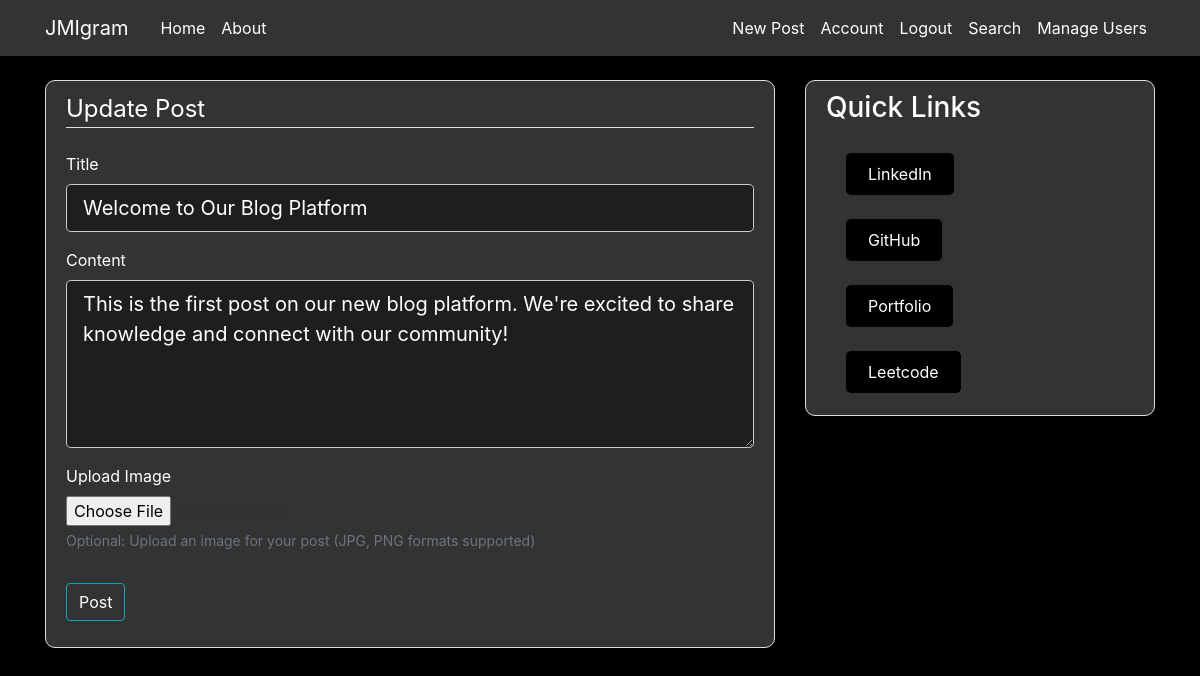
Screenshot of /post/1/update (signed in) with the database file from the repository.
### flaskblog/models.py (models this page shows, shortened)
class Post(db.Model):
    id = db.Column(db.Integer, primary_key=True)
    is_under_review = db.Column(db.Boolean, default=False)
    title = db.Column(db.String(100), nullable=False)
    content = db.Column(db.Text, nullable=True)  # Text post
    image_file = db.Column(db.String(120), nullable=True)  # Optional image
    date_posted = db.Column(db.DateTime, nullable=False, default=datetime.utcnow)
    user_id = db.Column(db.Integer, db.ForeignKey('user.id'), nullable=False)

### flaskblog/routes.py (the view)
@app.route("/post/<int:post_id>/update", methods=['GET', 'POST'])
@login_required
def update_post(post_id):
    post = Post.query.get_or_404(post_id)
    if post.author != current_user:
        abort(403)
    form = PostForm()
    if form.validate_on_submit():
        post.title = form.title.data
        post.content = form.content.data
        db.session.commit()
        return redirect(url_for('post', post_id=post.id))
    elif request.method == 'GET':
        form.title.data = post.title
        form.content.data = post.content
    return render_template('create_post.html', title='Update Post',
                           form=form, legend='Update Post')

### flaskblog/forms.py
class PostForm(FlaskForm):
    title = StringField('Title', validators=[DataRequired(), Length(min=1, max=100)])
    content = TextAreaField('Content')  # Made optional since you can have image-only posts
    image = FileField('Upload Image', validators=[FileAllowed(['jpg', 'jpeg', 'png'])])
    submit = SubmitField('Post')

### flaskblog/models.py (called while the page is built)
@login_manager.user_loader
def load_user(user_id):
    return User.query.get(int(user_id))

### flaskblog/templates/create_post.html (shortened to what this page needs)
{% extends "layout.html" %}
{% block content %}
<div class="content-section">
  <form method="POST" action="" enctype="multipart/form-data">
    <fieldset class="form-group">
      <legend class="border-bottom mb-4" style="color: white;">{{ legend }}</legend>
      <div class="form-group">
        {{ form.title.label(class="form-control-label") }}
        {% if form.title.errors %}
          {{ form.title(class="form-control form-control-lg is-invalid") }}
          <div class="invalid-feedback">
            {% for error in form.title.errors %}
            <span>{{ error }}</span>
            {% endfor %}
          </div>
        {% else %}
          {{ form.title(class="form-control form-control-lg") }}
        {% endif %}
      </div>
      <div class="form-group">
        {{ form.content.label(class="form-control-label") }}
        {% if form.content.errors %}
          {{ form.content(class="form-control form-control-lg is-invalid", rows="5") }}
          <div class="invalid-feedback">
            {% for error in form.content.errors %}
            <span>{{ error }}</span>
            {% endfor %}
          </div>
        {% else %}
          {{ form.content(class="form-control form-control-lg", rows="5") }}
        {% endif %}
      </div>
      <div class="form-group">
        {{ form.image.label(class="form-control-label") }}
        {% if form.image.errors %}
          {{ form.image(class="form-control-file is-invalid") }}
          <div class="invalid-feedback">
            {% for error in form.image.errors %}
            <span>{{ error }}</span>
            {% endfor %}
          </div>
        {% else %}
          {{ form.image(class="form-control-file") }}
        {% endif %}
        <small class="form-text text-muted">Optional: Upload an image for your post (JPG, PNG formats supported)</small>
      </div>
    </fieldset>
    <div class="form-group mt-3">
      {{ form.submit(class="btn btn-outline-info") }}
    </div>
  </form>
</div>
{% endblock content %}

### flaskblog/static/main.css (style rules this page uses)
body { background: #fafafa; color: #333333; margin-top: 5rem; }
.content-section { background: #ffffff; padding: 10px 20px; border: 1px solid #dddddd; border-radius: 3px; margin-bottom: 20px; }
.content-section { border-radius: 10px; background-color: #333; }

### flaskblog/templates/layout.html (style rules this page uses)
input.form-control, input.form-check-input, textarea.form-control, select.form-control { color: white !important; background-color: #1e1e1e !important; border-color: #ccc; }
label, .form-control, .form-check-label, .form-check-input, .btn, small, a { color: white !important; }

### rows the page displays
Post: title "Welcome to Our Blog Platform", content "This is the first post on our new blog platform. We're excited to share knowledge and connect with our community!"

### other values shown
{{ legend }} "Update Post"
